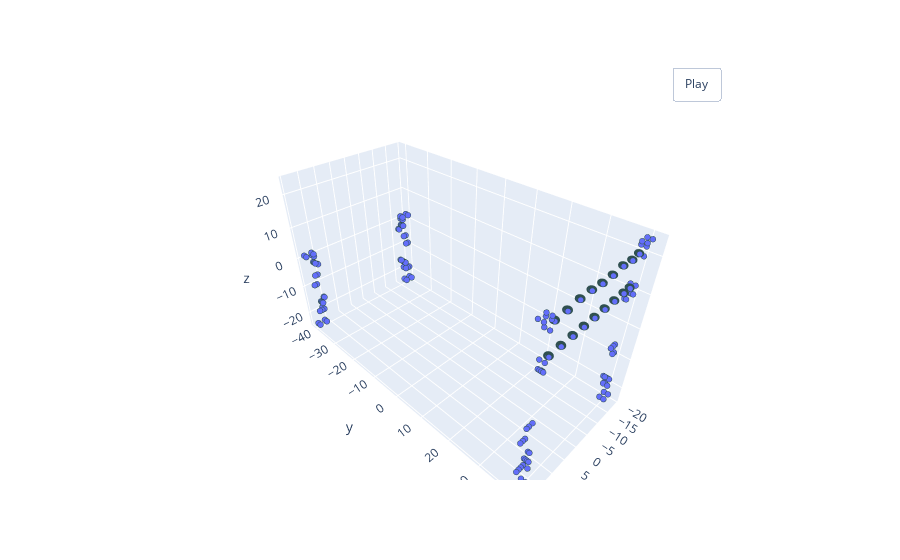

Notebook code cell kept with this figure:
### Code cell
pcshow(x,y,z)

### Figure 1 — Plotly figure (JSON) as saved in the notebook; plotly's stock layout.template omitted (floating-point values rounded to 4 significant figures; data arrays with more than 128 entries replaced by an {"elided": "..."} marker saying what was removed)
{"data": [{"marker": {"line": {"color": "DarkSlateGrey", "width": 2}, "size": 2}, "mode": "markers", "type": "scatter3d", "x": {"elided": "2644 float values"}, "y": {"elided": "2644 float values"}, "z": {"elided": "2644 float values"}}], "layout": {"updatemenus": [{"buttons": [{"args": [null, {"frame": {"duration": 50, "redraw": true}, "fromcurrent": true, "mode": "immediate", "transition": {"duration": 0}}], "label": "Play", "method": "animate"}], "pad": {"r": 10, "t": 45}, "showactive": false, "type": "buttons", "x": 0.8, "xanchor": "left", "y": 1, "yanchor": "bottom"}]}}
